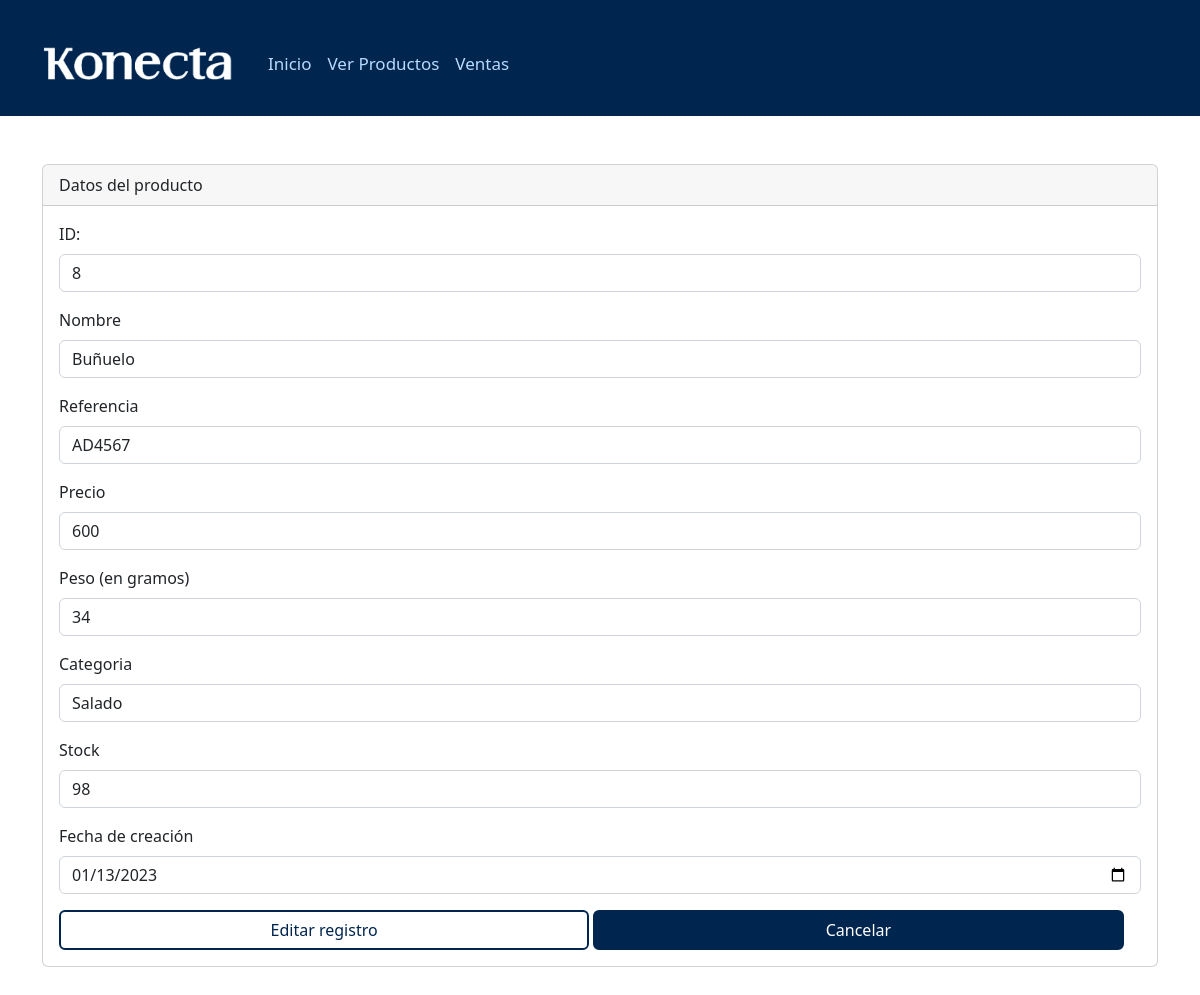
The page /modulos/productos/editar.php?id=8 on the database its author committed.
### tables this page shows
CREATE TABLE `productos` (
  `id` int(11) NOT NULL,
  `nombre` varchar(255) NOT NULL,
  `referencia` varchar(255) NOT NULL,
  `precio` int(11) NOT NULL,
  `peso` int(11) NOT NULL,
  `categoria` varchar(255) NOT NULL,
  `stock` int(11) NOT NULL,
  `fecha` date NOT NULL
);

### modulos/productos/editar.php (the view, shortened to what this page needs)
<?php
include("../../bd.php");
?>
<?php
if (isset($_POST["actualizar"])) {
    $id = $_POST["id"];
    $nombre = $_POST['nombre'];
    $referencia = $_POST['referencia'];
    $precio = $_POST['precio'];
    $peso = $_POST['peso'];
    $categoria = $_POST['categoria'];
    $stock = $_POST['stock'];
    $fecha = $_POST['fecha'];
    $query = "UPDATE productos SET nombre = '$nombre', referencia = '$referencia', precio = '$precio', peso = '$peso', categoria = '$categoria', stock = '$stock', fecha = '$stock' WHERE id = $id";
    $resultado = mysqli_query($con, $query);
    if ($resultado) {
        echo 'Actualizado Correctamente';
    } else {
        echo "Ha ocurrido un error";
        echo "Error" . mysqli_connect_error() . PHP_EOL;
    }
} else {
    $id = $_GET["id"];
    $query = "SELECT * FROM productos WHERE id = $id";
    $resultadoQuery = mysqli_query($con, $query);
    $usuario = mysqli_fetch_row($resultadoQuery);
    $nombre = $usuario[1];
    $referencia = $usuario[2];
    $precio = $usuario[3];
    $peso = $usuario[4];
    $categoria = $usuario[5];
    $stock = $usuario[6];
    $fecha = $usuario[7];
}
?>
<?php
include("../../templates/header.php");
?>
<div class="card">
    <div class="card-header">
        Datos del producto
    </div>
    <div class="card-body">
        <form action="editar.php" method="post" enctype="multipart/form-data">
            <div class="mb-3">
                <label for="ID" class="form-label">ID:</label>
                <input type="text" value="<?php echo $id; ?> " class="form-control" readonly name="id" id="id"
                    aria-describedby="helpId" placeholder="">
            </div>
            <div class="mb-3">
                <label for="nombre" class="form-label">Nombre</label>
                <input type="text" class="form-control" value="<?php echo $nombre; ?> " name="nombre" id="nombre"
                    aria-describedby="helpId" placeholder="Pan">
            </div>
            <div class="mb-3">
                <label for="referencia" class="form-label">Referencia</label>
                <input type="text" class="form-control" value="<?php echo $referencia; ?>" name="referencia"
                    id="referencia" aria-describedby="helpId" placeholder="12345">
            </div>
            <div class="mb-3">
                <label for="precio" class="form-label">Precio</label>
                <input type="text" class="form-control" value="<?php echo $precio; ?>" name="precio" id="precio"
                    aria-describedby="helpId" placeholder="12000">
            </div>
            <div class="mb-3">
                <label for="peso" class="form-label">Peso (en gramos)</label>
                <input type="text" class="form-control" value="<?php echo $peso; ?>" name="peso" id="peso"
                    aria-describedby="helpId" placeholder="170">
            </div>
            <div class="mb-3">
                <label for="categoria" class="form-label">Categoria</label>
                <input type="text" class="form-control" value="<?php echo $categoria; ?>" name="categoria" id="categoria"
                    aria-describedby="helpId" placeholder="Salado">
            </div>
            <div class="mb-3">
                <label for="stock" class="form-label">Stock</label>
                <input type="text" class="form-control" value="<?php echo $stock; ?>" name="stock" id="stock"
                    aria-describedby="helpId" placeholder="666">
            </div>
            <div class="mb-3">
                <label for="fecha" class="form-label">Fecha de creación</label>
                <input type="date" value="<?php echo $fecha; ?>" class="form-control" name="fecha" id="fecha"
                    aria-describedby="emailHelpId" placeholder="Fecha de creación">
            </div>
            <button type="submit" name="actualizar" class="btn btn-ag">Editar registro</button>
            <a name="" id="" class="btn btn-v" href="index.php" role="button">Cancelar</a>
        </form>
    </div>
</div>

### estilos/styles.css (style rules this page uses)
html, body { height: 100%; }
.btn-ag { background-color: transparent !important; color: #00254F !important; border: 2px solid #00254F !important; width: 49%; }
.btn-v { background-color: #00254F !important; ; color: white !important; border: 2px solid #00254F !important; width: 49%; }

### rows shown on the page
productos: nombre "Buñuelo", referencia "AD4567", precio "600", peso "34", categoria "Salado", stock "98", fecha "01/13/2023"
